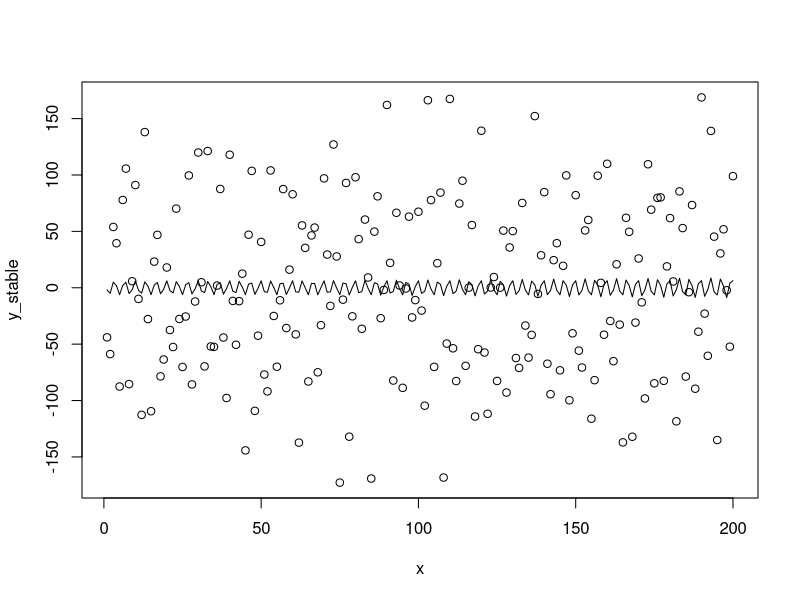
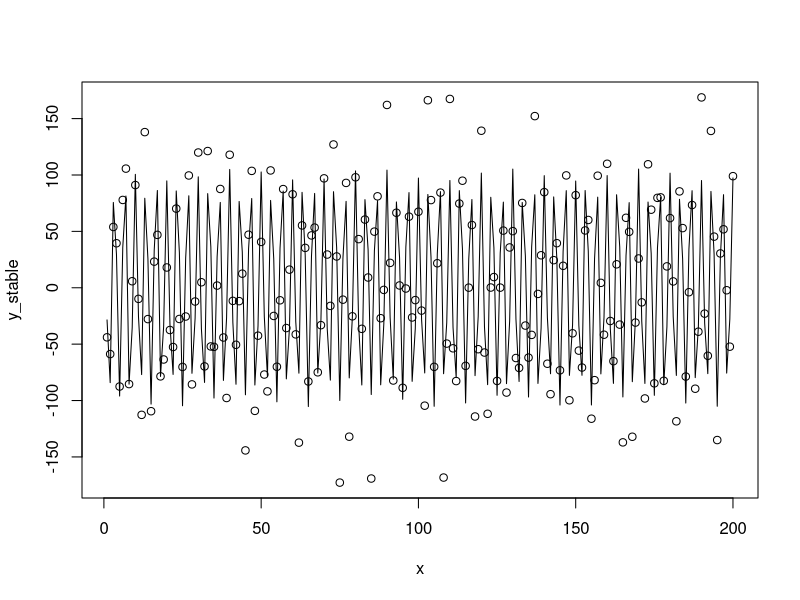
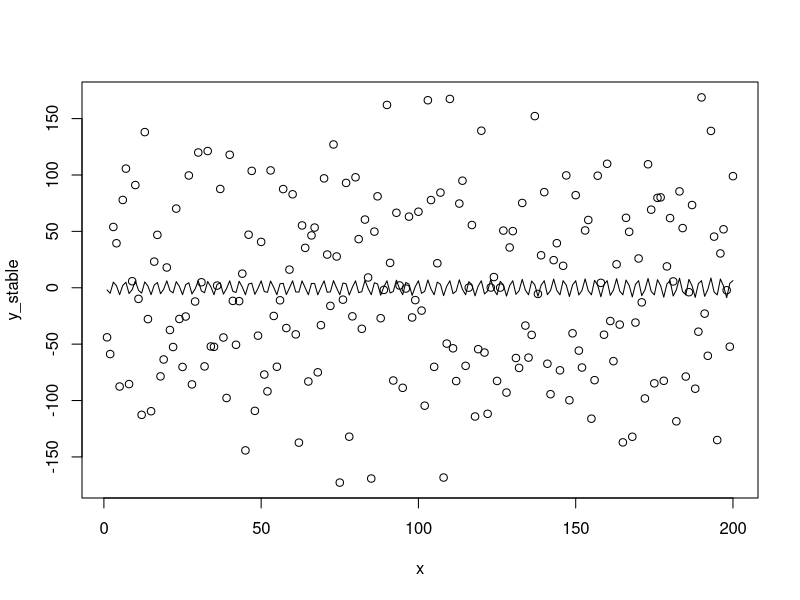

These figures' R source, in order:
set.seed(101)
# The Weierstrass function

wf <- function(x, wf_iterations, a, b)
{
  v <- NULL
  for(j in 1:wf_iterations)
  {
    v[j] <- (a^j)*cos((b^j)*x)
  }
  return(sum(v))
}

# The parameters initialization
a <- 100
b <- 71
# wf_iteration is 1, which means the data is in stable period

# The residual's IIDN parameters
std_dev <- 40
n <- 200            # the number of parameters
u <- rnorm(n,0,std_dev)
x <- 1:n


# The stable data is generated, along with the trend.
y_stable <- NULL
y_stable_trend <- NULL

for(i in 1:n)
{
  y_stable[i] <- wf(x[i],1,a,b) + u[i]
  y_stable_trend[i] <- wf(x[i],1,a,b)
}





# -------------------------- 1. NLS function -------------------------- #

# The nls function in R is used for the nonlinear estimations. However, it
# requires some parameters with which it begins the estimations. The alpha
# and beta are initialized with the data generating parameters.
init_parameters_stable <- list(alpha = a, beta = b)

model_nls_stable <- nls(y_stable ~ alpha*cos(beta*x), start = init_parameters_stable)
summary(model_nls_stable)

# The line function plots the difference between actual trend and fitted model
plot(x, y_stable)
lines(x, y_stable_trend - fitted(model_nls_stable))





# ------------------- 2. Manual Calculations ------------------- #

# A manual calculation is also provided to check efficiency.
b_est_func <- function(b_coeff)
{
    (
      sum( x*y_stable * sin(b_coeff*x) ) * sum( (cos(b_coeff*x))^2 )
    ) -
    (
      sum( y_stable * cos(b_coeff*x) ) * sum(x*sin(b_coeff*x)*sin(b_coeff*x))
    )
}

b_est <- uniroot(b_est_func, interval = c(b-10,b+10), extendInt = "yes")$root
a_est <- sum( y_stable * cos(b_est*x) ) / sum( (cos(b_est*x))^2 )

c(a_est,b_est)

# The plot of the data with the least square technique.
plot(x, y_stable)
lines(x, y_stable_trend - (a_est * cos(b_est * x)))





# --------------------- 3. Minimize RSS --------------------- #

# Minimizing the Residual Sum Squared is to seek parameters for which the RSS
# is minimum. The function to minimize would be as below.

residual_sum_squared <- function(parameters) {
  return(
    sum(
      (y_stable - parameters[1] * cos(parameters[2]*x))^2
    )
  )
}

# The setup to find the required coefficietns are as below.

val <- NULL
for (i in seq(0,100, by = 5)) {
  for (j in seq(0,100, by = 5)){
    temp_est <- optim(c(i,j) , residual_sum_squared)
    val <- rbind(
      val,
      c(temp_est$par,temp_est$value)
    )
  }
}

est_parameters <- val[val[,3] == min(val[,3])][1:2]

plot(x, y_stable)
lines(x, y_stable_trend - (est_parameters[1] * cos(est_parameters[2] * x)))
rm(.Random.seed, envir=globalenv())
